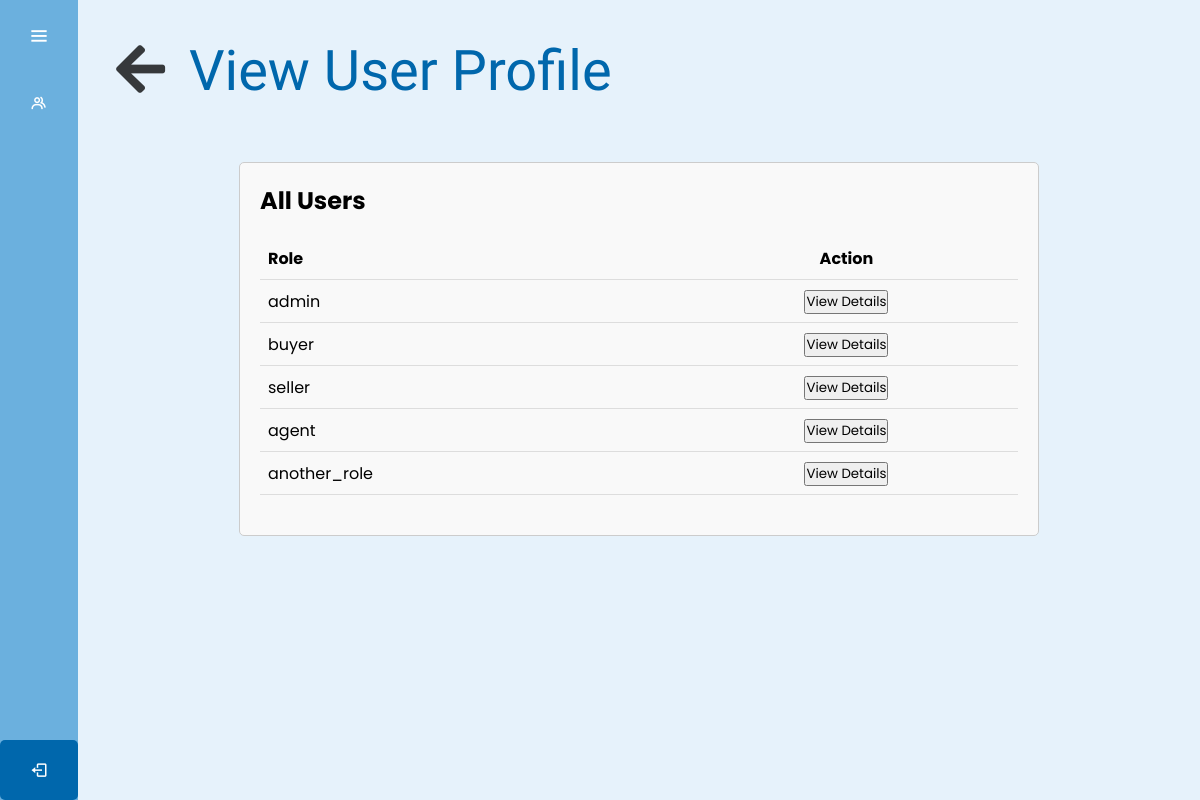
The page /view_user_profile (signed in) on the database its author committed.
### csit314/entity/UserProfile.py (models this page shows, shortened)
class UserProfile(db.Model):
    __tablename__ = 'profile'
    profileName = db.Column(db.String(50), unique=True, primary_key=True)
    profileDescription = db.Column(db.String(50))
    status = db.Column(db.String(50))
    @classmethod
    def getAllProfiles(cls):
        return cls.query.all()

### csit314/controller/admin/UserProfile/ViewUserProfileController.py (the view)
    @login_required
    @admin_only
    def view_all_profile(self):
        profileList = UserProfile.getAllProfiles()
        return render_template('UserProfile/ViewUserProfilePage.html', profiles=profileList)

### csit314/controller/authentication/LoginController.py (called while the page is built)
    def load_logged_in_user(self):
        user_id = session.get('user_id')
        if user_id is None:
            g.user = None
        else:
            g.user = UserAccount.query.get(user_id)

### csit314/boundary/templates/UserProfile/ViewUserProfilePage.html (shortened to what this page needs)
<!DOCTYPE html>
<html lang="en">
<head>
    <link rel="stylesheet" href="https://cdnjs.cloudflare.com/ajax/libs/font-awesome/5.15.4/css/all.min.css">
    <link href='https://unpkg.com/boxicons@2.1.4/css/boxicons.min.css' rel='stylesheet'>
</head>
<body>
 {% include "UserAccount/admin_navbar.html" %}
      <section class="home-section">
        <h2 class="main-heading"><i class="fas fa-arrow-left" style="cursor: pointer;"
                                    onclick="window.location.href = '/user_profile_dashboard'"></i> View User Profile</h2>
        <div class="account-view-container" id="account-view-container">
            <h2 id="account-view-heading">All Users</h2>
            <table id="view-profile-table">
                <thead>
                    <tr>
                    <th>Role</th>
                    <th>Action</th>
                    </tr>
                </thead>
                <tbody id="profile-table-body">
                    {% for profile in profiles %}
                    <tr>
                        <td>{{profile.profileName}}</td>
                        <td><button onclick="viewProfileDetails('{{profile.profileName}}')">View Details</button></td>
                    </tr>
                </tbody>
                    {% endfor %}
            </table>
        </div>
      </section>
</body>
</html>

### csit314/boundary/templates/UserProfile/ViewUserProfilePage.html (style rules this page uses)
.home-section { position: relative; background-color: var(--color-body); min-height: 100vh; top:0; left:78px; width: calc(100% - 78px); transition: all .5s ease; z-index: 2; }
.home-section .main-heading { display: inline-block; color:#0067ac; font-family: "Concert One", serif; font-size: 56px; font-weight: 50; margin: 38px; }
#account-view-heading { margin-bottom:20px; }
.account-view-container { width: 800px; margin: 20px auto; padding: 20px; border: 1px solid #ccc; border-radius: 5px; background-color: #f9f9f9; }
table { width: 100%; border-collapse: collapse; margin-bottom: 20px; }
th, td { padding: 8px; text-align: left; border-bottom: 1px solid #ddd; }
th:last-child, td:last-child { text-align: center; }
h2 i { color:rgba(0, 0, 0, 0.765); margin-right: 10px; font-size: 56px; }

### csit314/boundary/templates/UserAccount/admin_navbar.html (style rules this page uses)
:root { --color-default:#6bb0de; --color-second:#0067ac; --color-white:#fff; --color-body:#e6f2fb; --color-light:#e0e0e0; }
* { padding: 0%; margin: 0%; box-sizing: border-box; font-family: 'Poppins', sans-serif; }
body { min-height: 100vh; }

### rows shown on the page
UserProfile: profileName "admin"
UserProfile: profileName "buyer"
UserProfile: profileName "seller"
UserProfile: profileName "agent"
UserProfile: profileName "another_role"
